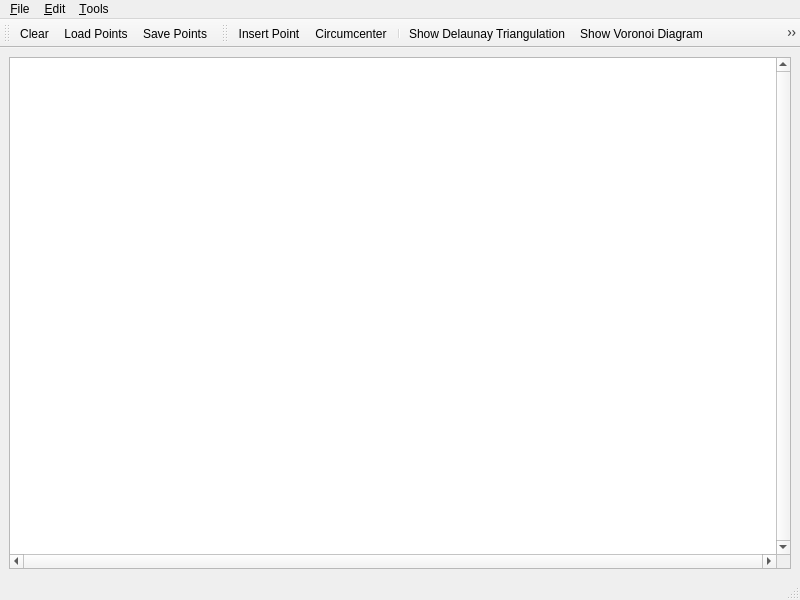
<?xml version="1.0" encoding="UTF-8"?>
<ui version="4.0">
 <author>GeometryFactory</author>
 <class>Periodic_4_hyperbolic_Delaunay_triangulation_2</class>
 <widget class="QMainWindow" name="Periodic_4_hyperbolic_Delaunay_triangulation_2">
  <property name="geometry">
   <rect>
    <x>0</x>
    <y>0</y>
    <width>800</width>
    <height>600</height>
   </rect>
  </property>
  <property name="windowTitle">
   <string>Periodic hyperbolic triangulation demo</string>
  </property>
  <property name="windowIcon">
   <iconset>
    <normaloff>:/cgal/logos/cgal_icon</normaloff>:/cgal/logos/cgal_icon</iconset>
  </property>
  <widget class="QWidget" name="centralwidget">
   <layout class="QGridLayout">
    <item row="0" column="0">
     <widget class="QGraphicsView" name="graphicsView">
      <property name="focusPolicy">
       <enum>Qt::StrongFocus</enum>
      </property>
      <property name="verticalScrollBarPolicy">
       <enum>Qt::ScrollBarAlwaysOn</enum>
      </property>
      <property name="horizontalScrollBarPolicy">
       <enum>Qt::ScrollBarAlwaysOn</enum>
      </property>
      <property name="transformationAnchor">
       <enum>QGraphicsView::NoAnchor</enum>
      </property>
     </widget>
    </item>
   </layout>
  </widget>
  <widget class="QStatusBar" name="statusbar"/>
  <widget class="QToolBar" name="fileToolBar">
   <property name="windowTitle">
    <string>File Tools</string>
   </property>
   <attribute name="toolBarArea">
    <enum>TopToolBarArea</enum>
   </attribute>
   <attribute name="toolBarBreak">
    <bool>false</bool>
   </attribute>
   <addaction name="actionClear"/>
   <addaction name="actionLoadPoints"/>
   <addaction name="actionSavePoints"/>
  </widget>
  <widget class="QToolBar" name="toolBar">
   <property name="windowTitle">
    <string>Visualization Tools</string>
   </property>
   <attribute name="toolBarArea">
    <enum>TopToolBarArea</enum>
   </attribute>
   <attribute name="toolBarBreak">
    <bool>false</bool>
   </attribute>
   <addaction name="actionInsertPoint"/>
   <addaction name="actionCircumcenter"/>
   <addaction name="separator"/>
   <addaction name="actionShowTriangulation"/>
   <addaction name="actionShowVoronoi"/>
   <addaction name="actionShowOctagon"/>
   <addaction name="separator"/>
   <addaction name="actionRecenter"/>
  </widget>
  <widget class="QMenuBar" name="menubar">
   <property name="geometry">
    <rect>
     <x>0</x>
     <y>0</y>
     <width>800</width>
     <height>22</height>
    </rect>
   </property>
   <widget class="QMenu" name="menuFile">
    <property name="title">
     <string>&amp;File</string>
    </property>
    <addaction name="separator"/>
    <addaction name="actionClear"/>
    <addaction name="actionLoadPoints"/>
    <addaction name="actionSavePoints"/>
    <addaction name="separator"/>
    <addaction name="actionQuit"/>
   </widget>
   <widget class="QMenu" name="menuEdit">
    <property name="title">
     <string>&amp;Edit</string>
    </property>
    <addaction name="actionInsertRandomPoints"/>
   </widget>
   <widget class="QMenu" name="menuTools">
    <property name="title">
     <string>&amp;Tools</string>
    </property>
    <addaction name="actionInsertPoint"/>
    <addaction name="actionCircumcenter"/>
    <addaction name="separator"/>
    <addaction name="actionShowTriangulation"/>
    <addaction name="actionShowVoronoi"/>
    <addaction name="actionShowOctagon"/>
    <addaction name="separator"/>
    <addaction name="actionRecenter"/>
   </widget>
   <addaction name="menuFile"/>
   <addaction name="menuEdit"/>
   <addaction name="menuTools"/>
  </widget>
  <action name="actionAbout">
   <property name="text">
    <string>&amp;About</string>
   </property>
  </action>
  <action name="actionAboutCGAL">
   <property name="text">
    <string>About &amp;CGAL</string>
   </property>
  </action>
  <action name="actionQuit">
   <property name="text">
    <string>&amp;Quit</string>
   </property>
   <property name="shortcut">
    <string>Ctrl+Q</string>
   </property>
  </action>
  <action name="actionInsertRandomPoints">
   <property name="text">
    <string>&amp;Insert random points</string>
   </property>
   <property name="shortcut">
    <string>Ctrl+I</string>
   </property>
  </action>
  <action name="actionInsertPoint">
   <property name="checkable">
    <bool>true</bool>
   </property>
   <property name="checked">
    <bool>false</bool>
   </property>
   <property name="icon">
    <iconset resource="Main_resources.qrc">
     <normaloff>:/icon/icons/inputPoint.png</normaloff>:/icon/icons/inputPoint.png</iconset>
   </property>
   <property name="text">
    <string>&amp;Insert Point</string>
   </property>
   <property name="toolTip">
    <string>Insert Point</string>
   </property>
   <property name="statusTip">
    <string>Left: Insert vtx</string>
   </property>
  </action>
  <action name="actionClear">
   <property name="icon">
    <iconset resource="Main_resources.qrc">
     <normaloff>:/icon/icons/fileNew.png</normaloff>:/icon/icons/fileNew.png</iconset>
   </property>
   <property name="text">
    <string>&amp;Clear</string>
   </property>
   <property name="shortcut">
    <string>Ctrl+C</string>
   </property>
  </action>
  <action name="actionShowOctagon">
   <property name="checkable">
    <bool>true</bool>
   </property>
   <property name="checked">
    <bool>false</bool>
   </property>
   <property name="icon">
    <iconset resource="Main_resources.qrc">
     <normaloff>:/icon/icons/octagon.png</normaloff>:/icon/icons/octagon.png</iconset>
   </property>
   <property name="text">
    <string>Show/hide &amp;Octagon</string>
   </property>
   <property name="shortcut">
    <string>Ctrl+O</string>
   </property>
  </action>
  <action name="actionShowVoronoi">
   <property name="checkable">
    <bool>true</bool>
   </property>
   <property name="checked">
    <bool>false</bool>
   </property>
   <property name="icon">
    <iconset resource="Main_resources.qrc">
     <normaloff>:/icon/icons/Voronoi_diagram_2.png</normaloff>:/icon/icons/Voronoi_diagram_2.png</iconset>
   </property>
   <property name="text">
    <string>Show &amp;Voronoi Diagram</string>
   </property>
   <property name="shortcut">
    <string>Ctrl+V</string>
   </property>
  </action>
  <action name="actionShowTriangulation">
   <property name="checkable">
    <bool>true</bool>
   </property>
   <property name="icon">
    <iconset resource="Main_resources.qrc">
     <normaloff>:/icon/icons/triangulation.png</normaloff>:/icon/icons/triangulation.png</iconset>
   </property>
   <property name="text">
    <string>Show &amp;Delaunay Triangulation</string>
   </property>
   <property name="shortcut">
    <string>Ctrl+D</string>
   </property>
  </action>
  <action name="actionLoadPoints">
   <property name="icon">
    <iconset resource="Main_resources.qrc">
     <normaloff>:/icon/icons/fileOpen.png</normaloff>:/icon/icons/fileOpen.png</iconset>
   </property>
   <property name="text">
    <string>&amp;Load Points...</string>
   </property>
   <property name="shortcut">
    <string>Ctrl+L</string>
   </property>
  </action>
  <action name="actionSavePoints">
   <property name="icon">
    <iconset resource="Main_resources.qrc">
     <normaloff>:/icon/icons/fileSave.png</normaloff>:/icon/icons/fileSave.png</iconset>
   </property>
   <property name="text">
    <string>&amp;Save Points...</string>
   </property>
   <property name="shortcut">
    <string>Ctrl+S</string>
   </property>
  </action>
  <action name="actionCircumcenter">
   <property name="checkable">
    <bool>true</bool>
   </property>
   <property name="icon">
    <iconset resource="Main_resources.qrc">
     <normaloff>:/icon/icons/circumcenter.png</normaloff>:/icon/icons/circumcenter.png</iconset>
   </property>
   <property name="text">
    <string>&amp;Circumcenter</string>
   </property>
   <property name="toolTip">
    <string>Draw circumcenter</string>
   </property>
  </action>
  <action name="actionRecenter">
   <property name="icon">
    <iconset resource="Main_resources.qrc">
     <normaloff>:/icon/icons/fit-page-32.png</normaloff>:/icon/icons/fit-page-32.png</iconset>
   </property>
   <property name="text">
    <string>Re&amp;center the viewport</string>
   </property>
   <property name="shortcut">
    <string>Ctrl+R</string>
   </property>
  </action>
 </widget>
 <resources>
  <include location="Main_resources.qrc"/>
 </resources>
 <connections/>
</ui>
